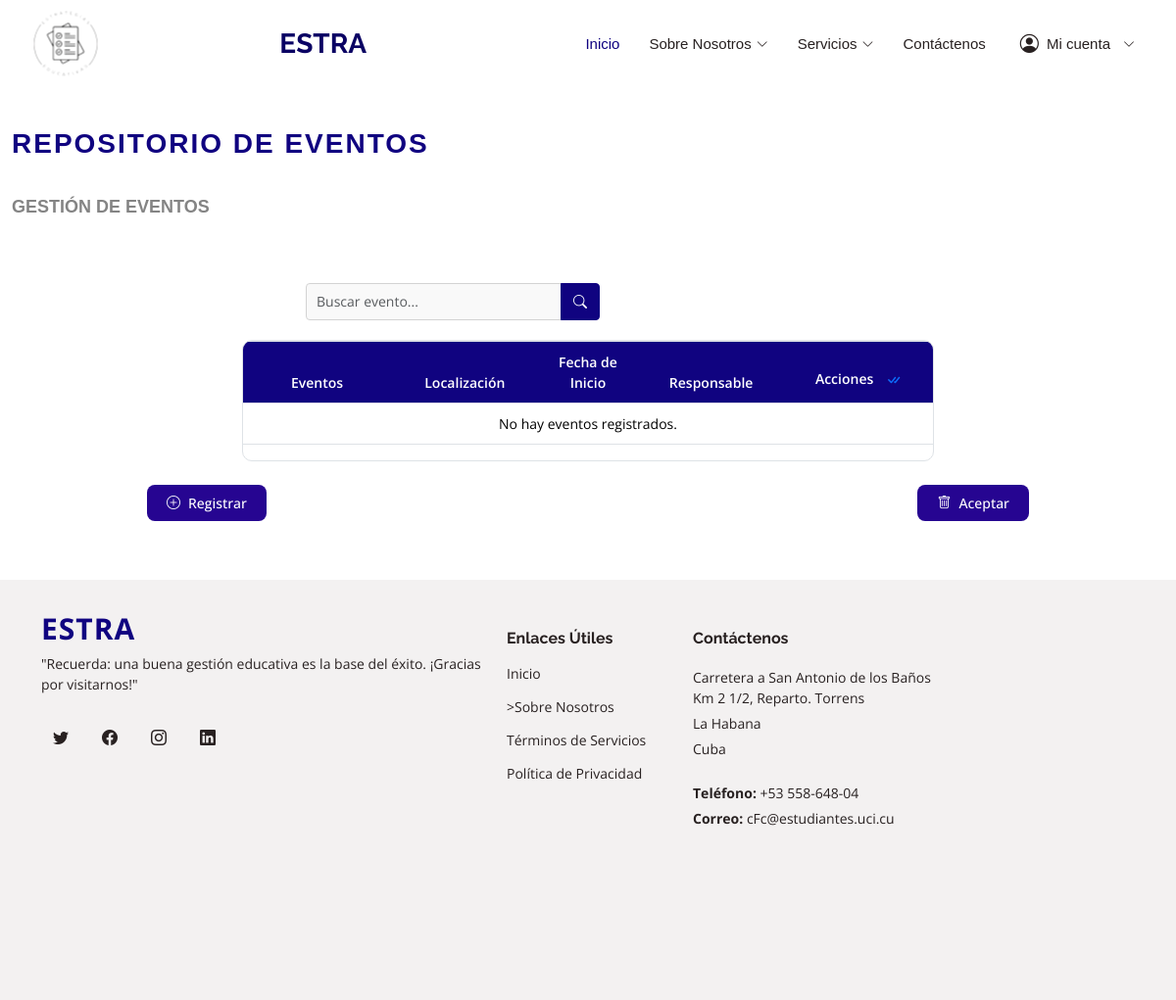
The app's page /models/evento/, older data.
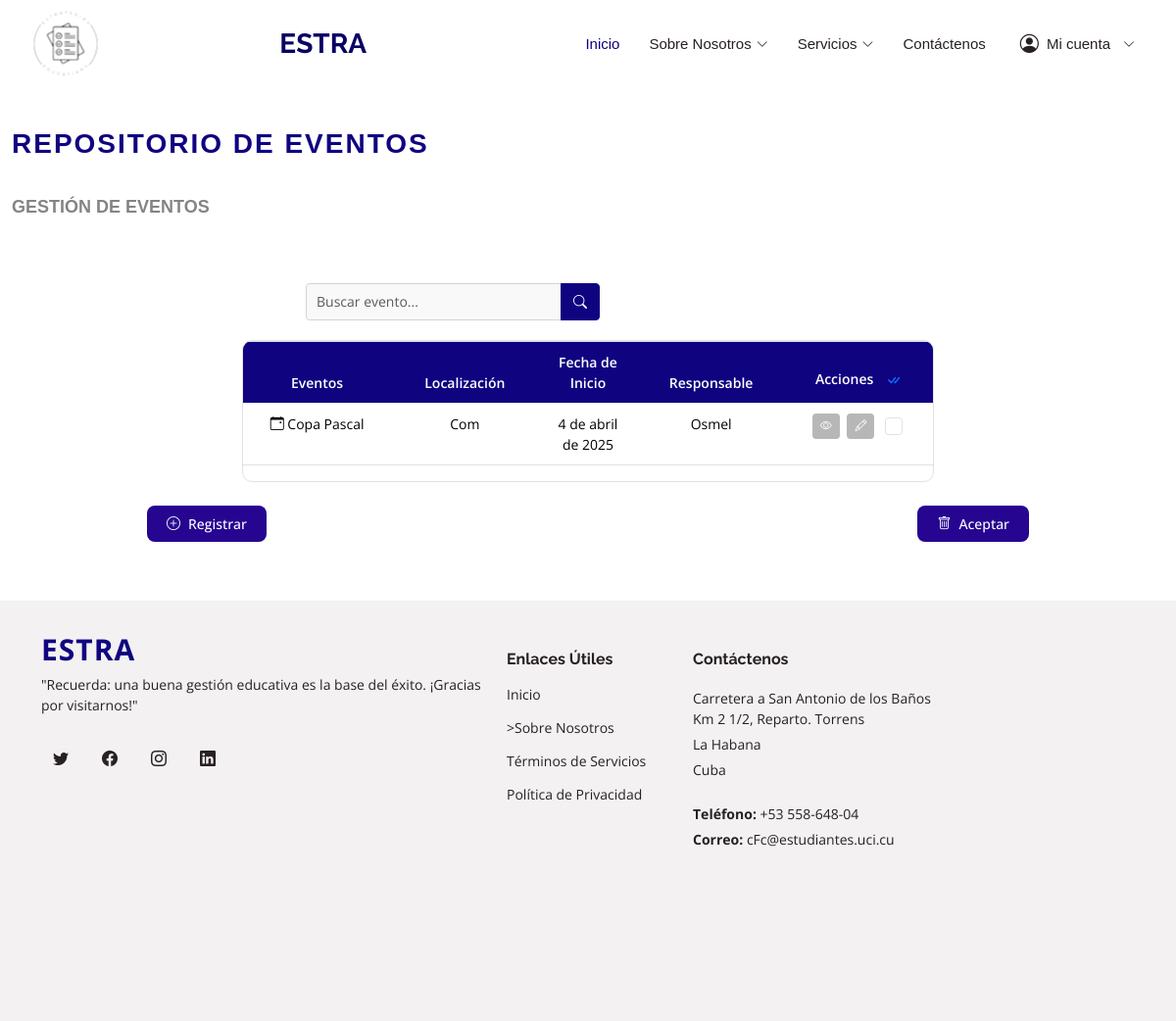
The same page, newer data.
### data_models/models.py (models this page shows, shortened)
class Evento(models.Model):
    nombre_evento = models.CharField(max_length=100)
    fecha_inicio = models.DateField()
    fecha_fin = models.DateField()
    hora_inicio = models.TimeField()
    hora_fin = models.TimeField()
    ubicacion_evento = models.CharField(max_length=100)
    tipo_evento = models.CharField(
        max_length=20,
        choices=[
            ('academico', 'Académico'),
            ('cultural', 'Cultural'),
            ('deportivo', 'Deportivo'),
            ('social', 'Social'),
        ]
    )
    descripcion = models.TextField()
    profesor_cargo = models.CharField(max_length=50)
    telefono_contacto = models.CharField(max_length=15)

### data_models/views.py (the view)
# urls.py: path('evento/', views.evento_list, name='evento_list'),
def evento_list(request):
    eventos = Evento.objects.all()
    context = {'eventos': eventos}
    return render(request, 'eventos.html', context)

### templates/eventos.html (shortened to what the changed rows need)
{% load static %}
<!DOCTYPE html>
<html lang="es">
<head>
  <link href="{% static 'assets/vendor/animate.css/animate.min.css' %}" rel="stylesheet">
  <link href="{% static 'assets/vendor/bootstrap/css/bootstrap.min.css' %}" rel="stylesheet">
  <link href="{% static 'assets/vendor/bootstrap-icons/bootstrap-icons.css' %}" rel="stylesheet">
  <link href="{% static 'assets/vendor/boxicons/css/boxicons.min.css' %}" rel="stylesheet">
  <link href="{% static 'assets/vendor/glightbox/css/glightbox.min.css' %}" rel="stylesheet">
  <link href="{% static 'assets/vendor/remixicon/remixicon.css' %}" rel="stylesheet">
  <link href="{% static 'assets/vendor/swiper/swiper-bundle.min.css' %}" rel="stylesheet">
  <link href="{% static 'assets/css/style.css' %}" rel="stylesheet">
</head>
<body>
  <header id="header" class="d-flex align-items-center fixed-top">
    <div class="container d-flex align-items-center">
      <h1 class="logo me-auto"><a href="{% url 'pagina_principal' %}">ESTRA</a></h1>
    </div>
  </header>
  <main id="main">
<section id="eventos" class="eventos section-bg">
  <div class="container-fluid">
    <div class="section-title">
      <h2>Repositorio de Eventos</h2>
      <br>
      <br>
    </div>
    <form id="form-eliminar-eventos" method="POST" action="{% url 'eliminar_eventos' %}">
      <div id="tabla-eventos" class="table-container">
        <div id="tabla-eventos-resposive" class="table-responsive">
          <table id="tablita-eventos" class="table table-bordered table-hover custom-table">
            <thead>
              <tr>
                <th>Eventos</th>
                <th>Localización</th>
                <th>Fecha de Inicio</th>
                <th> Responsable</th>
                <th>
                  Acciones
                  <button id="btn-seleccionar-todo" class="btn btn-link p-0 ms-2" title="Seleccionar Todo">
                    <i class="bi bi-check-all"></i>
                  </button>
                </th>
              </tr>
            </thead>
            <tbody>
              {% for evento in eventos %}
              <tr>
                <td>
                  <i class="bi bi-calendar-event"></i> {{ evento.nombre_evento }}
                </td>
                <td>{{ evento.ubicacion_evento }}</td>
                <td>{{ evento.fecha_inicio }}</td>
                <td>{{ evento.profesor_cargo }}</td>
                <td>
                  <button class="btn btn-action btn-ver-detalles" title="Ver Detalles">
                    <i class="bi bi-eye"></i>
                  </button>
                  <button class="btn btn-action btn-modificar" title="Modificar">
                    <i class="bi bi-pencil"></i>
                  </button>
                  <input type="checkbox" class="form-check-input seleccionar-fila" name="eventos[]" value="{{ evento.id }}">
                </td>
              </tr>
              {% empty %}
              <tr>
                <td colspan="5" class="text-center">No hay eventos registrados.</td>
              </tr>
              {% endfor %}
            </tbody>
          </table>
        </div>
      </div>
    </form>
  </div>
</section>
  </main>
</body>
</html>

Row changes from the older to the newer data that the page shows:
added Evento: nombre_evento "Copa Pascal", ubicacion_evento "Com", fecha_inicio "4 de abril de 2025", profesor_cargo "Osmel"
Text that changed along with them:
text no longer shown: "No hay eventos registrados."
